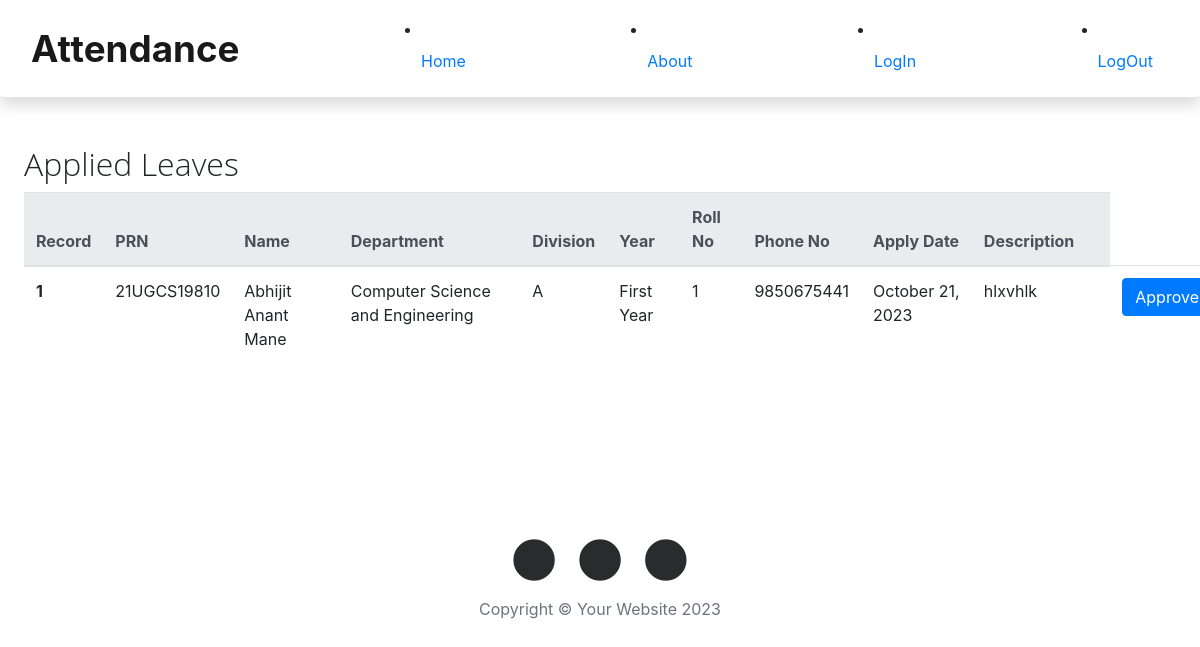
The page /viewLeaves on the database its author committed.
### main.py (models this page shows)
class Leaves(db.Model):
    id = db.Column(db.Integer, primary_key=True)
    prn = db.Column(db.String(30))
    description = db.Column(db.String(50))
    date = db.Column(db.String(10))
    status = db.Column(db.String(20))

class Student_info(UserMixin, db.Model):
    id = db.Column(db.Integer, primary_key=True)
    PRN = db.Column(db.String(12), unique=True)
    name = db.Column(db.String(80))
    password = db.Column(db.String(20))
    email = db.Column(db.String(30))
    roll_no = db.Column(db.Integer)
    phone_no = db.Column(db.Integer)
    depart_name = db.Column(db.String(30))
    year = db.Column(db.String(20))
    division = db.Column(db.String(2))
    userPosition = db.Column(db.String(10))

### main.py (the view, shortened to what this page needs)
@app.route('/viewLeaves', methods=['POST', 'GET'])
def viewLeaves():
    allLeaves = Leaves.query.all()
    allStuents = Student_info.query.all()
    return  render_template('viewLeaves.html', allLeaves=allLeaves, students=allStuents)

### templates/viewLeaves.html (shortened to what this page needs)
{% include "header.html" %}
<div class="container-fluid leave-container">
   <div class="row">
      <h2>Applied Leaves</h2>
   </div>
   <div class="row">
      <table class="table">
         <thead class="thead-light">
            <tr>
               <th scope="col">Record </th>
               <th scope="col">PRN</th>
               <th scope="col">Name</th>
               <th scope="col">Department</th>
               <th scope="col">Division</th>
               <th scope="col">Year</th>
               <th scope="col">Roll No</th>
               <th scope="col">Phone No</th>
               <th scope="col">Apply Date</th>
               <th scope="col">Description</th>
               <th scope="col"></th>
            </tr>
         </thead>
         <tbody>
            {% for student in students:  %}
            {% for leave in allLeaves %}
            {% if leave.prn==student.PRN and leave.status=='PENDING' %}
            <tr>
               <th scope="row">1</th>
               <td>{{student.PRN}}</td>
               <td>{{student.name}}</td>
               <td>{{student.depart_name}}</td>
               <td>{{student.division}}</td>
               <td>{{student.year}}</td>
               <td>{{student.roll_no}}</td>
               <td>{{student.phone_no}}</td>
               <td>{{leave.date}}</td>
               <td>{{leave.description}}</td>
               <td>
                  <form action="/viewLeaves" method='POST'>
                     <td><button type="submit" class="btn btn-primary">Approve</button></td>
                  </form>
               </td>
            </tr>
            {% endif %}
            {% endfor %}
            {% endfor %}
         </tbody>
      </table>
   </div>
</div>
{% include "footer.html" %}

### static/css/style.css (style rules this page uses)
h1, h2, h3, h4, h5, h6 { font-weight: 100; font-family: 'Open Sans', 'Helvetica Neue', Helvetica, Arial, sans-serif; }
.leave-container { margin: 2%; }

### rows shown on the page
Student_info: PRN "21UGCS19810", name "Abhijit Anant Mane", depart_name "Computer Science and Engineering", division "A", year "First Year", roll_no "1", phone_no "9850675441"
Leaves: date "October 21, 2023", description "hlxvhlk"
